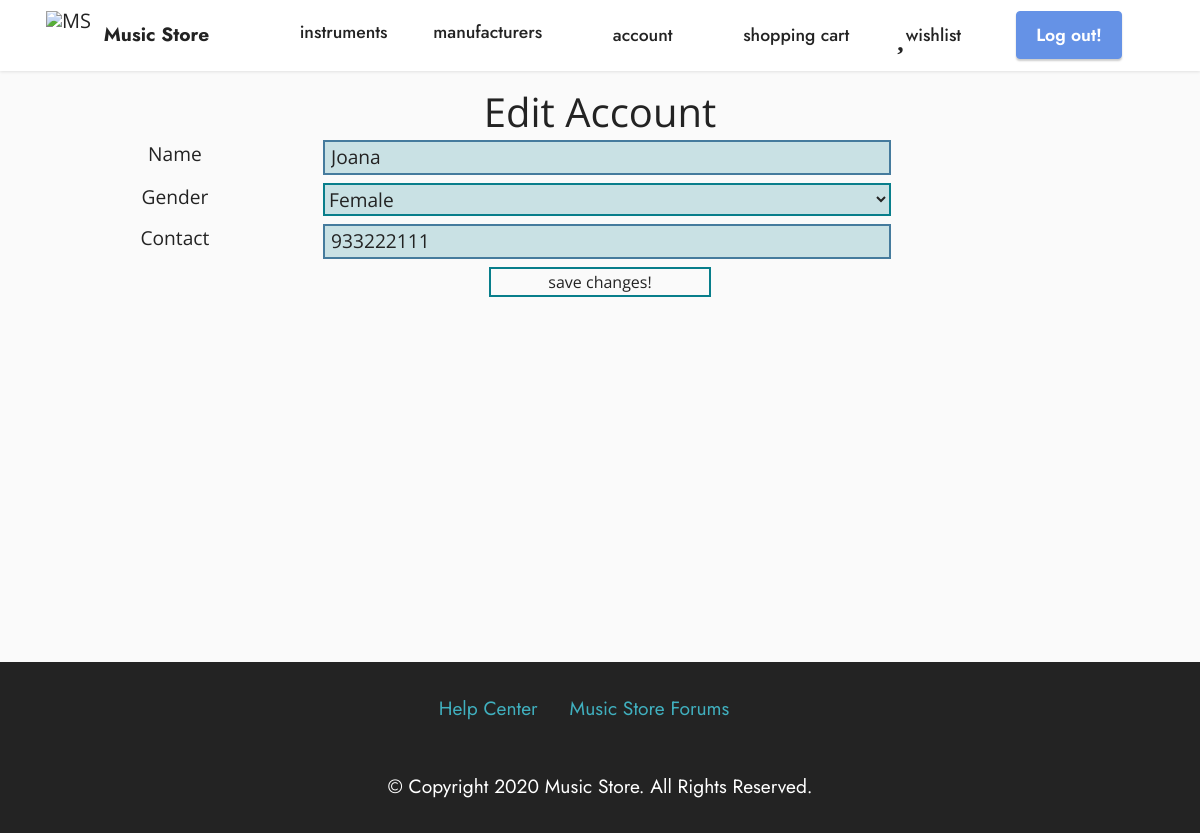
Page /edit/account/ (signed in) on the committed database.
### app/models.py (models this page shows, shortened)
class Person(models.Model):
    name = models.CharField(max_length=100)
    user = models.OneToOneField(auth_models.User, on_delete=models.CASCADE)
    gender = models.CharField(choices=GENDER, max_length=100)
    contact = models.PositiveBigIntegerField()
    role = models.CharField(choices=ROLES, max_length=10)
    '''
    street = models.CharField(max_length=100)
    city = models.CharField(max_length=100)
    code = models.CharField(max_length=20)
    country = models.CharField(choices=COUNTRIES, max_length=100)
    door = models.IntegerField()
    '''

### app/views.py (the view)
# urls.py: path('edit/account/', views.edit_account, name='edit_account'),
@login_required(login_url='/login/')
def edit_account(request):
    user_id = request.user.id
    u = Person.objects.get(pk = user_id)
    if request.method == 'POST':
        form = AccountForm(request.POST, instance=u)
        if form.is_valid():
            form.save()
            return redirect('/account/')
    form = AccountForm(instance=u)
    return render(request, 'edit_account.html', {'form':form})

### app/forms.py
class AccountForm(ModelForm):
    class Meta:
        model = Person
        fields = ['name', 'gender', 'contact']

### templates/edit_account.html
{% extends 'layout.html' %}
{% block content %}
    <div class="container form-container">
        <h1>Edit Account</h1>
        {% include 'form.html' with submit_val='save changes!' %}
    </div>
{% endblock %}

### templates/form.html (shortened to what this page needs)
<form action="" method="post">
    {% for field in form %}
        <div class="field-form row">
            <div class="col-3">
                {{ field.label }}
            </div>
            <div class="col-9">
                {{ field }}
            </div>
        </div>
    {% endfor %}
    {% if submit_val %}
        <input class="btn-form" type="submit" value="{{ submit_val }}">
    {% endif %}
</form>

### app/static/theme/css/style.css (style rules this page uses)
body { font-style: normal; line-height: 1.5; font-weight: 400; color: #232323; position: relative; }
section, .container, .container-fluid { position: relative; word-wrap: break-word; }
h1, h2, h3, h4, h5, h6, .display-1, .display-2, .display-4, .display-5, .display-7, span, p, a { line-height: 1; word-break: break-word; word-wrap: break-word; font-weight: 400; }
.btn-form { margin: 0; }
[type="submit"] { -webkit-appearance: none; }
.row { display: -webkit-flex; -webkit-flex-wrap: wrap; }
html, body { height: auto; min-height: 100vh; }
form .row { margin-left: -0.6rem; margin-right: -0.6rem; }
form .row [class*="col"] { padding-left: 0.6rem; padding-right: 0.6rem; }
@media (min-width: 992px) { .container { padding-left: 16px; padding-right: 16px; } }
@media (min-width: 992px) { .row { margin-left: -16px; margin-right: -16px; } }
@media (min-width: 992px) { .row > [class*="col"] { padding-left: 16px; padding-right: 16px; } }

### app/static/mobirise/css/mbr-additional.css (style rules this page uses)
body { font-family: IBM Plex Sans; }
body { overflow-x: hidden; }

### templates/layout.html (style rules this page uses)
body { margin: 0; min-height: 100vh; font-family: 'Open Sans'; background: #fafafa; }
.form-container { margin-top: 2rem; text-align: center; color: #232323; justify-content: center; }
.field-form { width: 100%; overflow: hidden; margin: 8px 0; font-size: 1.2rem; }
.field-form input { background: rgb(8 126 139 / 20%); width: 70%; float: left; color: #232323; border: 2px solid #457b9d; padding-left: 6px; }
.field-form select { background: rgb(8 126 139 / 20%); width: 70%; float: left; color: #232323; border: 2px solid #087e8b }
.btn-form { width: 20%; color: #232323; background: none; border: 2px solid #087e8b; transition: 3s; text-align: center; }
:root { --color: #3c3163; --transition-time: 0.5s; }
* { box-sizing: border-box; }

### rows in the picture
Person: form "Joana" "Female" "933222111"

### other values in the picture
{{ field.label }} "Name" "Gender" "Contact"
